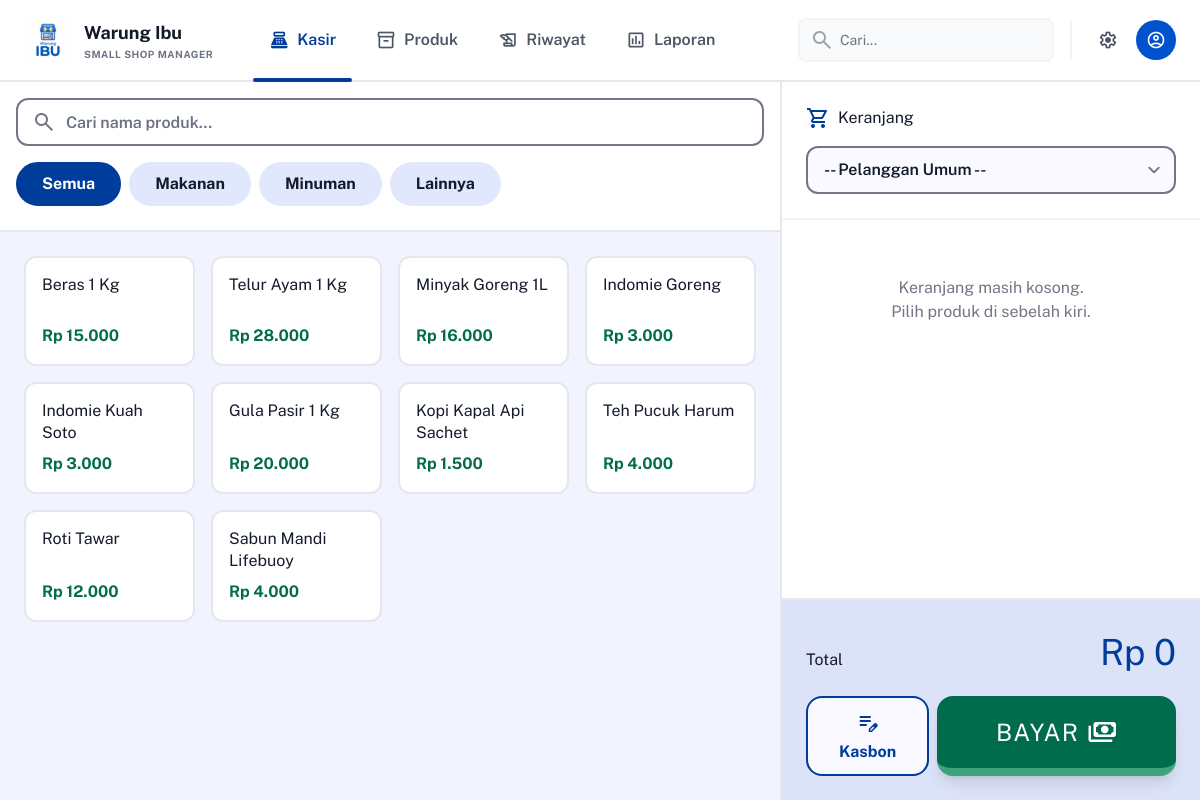
The page / on the database its author committed.
### core/models.py (models this page shows, shortened)
class Produk(models.Model):
    KATEGORI_CHOICES = (
        ('makanan', 'Makanan'),
        ('minuman', 'Minuman'),
        ('lainnya', 'Lainnya'),
    )
    nama = models.CharField(max_length=100)
    harga = models.DecimalField(max_digits=10, decimal_places=0)
    kategori = models.CharField(max_length=50, choices=KATEGORI_CHOICES, default='lainnya')

### core/views.py (the view)
# urls.py: path('', views.kasir_view, name='kasir'),
def kasir_view(request):
    customers = Customer.objects.all()
    produks = Produk.objects.all()
    context = {
        'customers': customers,
        'produks': produks,
    }
    return render(request, 'kasir.html', context)

### templates/kasir.html (shortened to what this page needs)
{% extends 'base.html' %} {% block content %}
<div class="flex flex-1 overflow-hidden relative">
  <section class="flex-1 flex flex-col overflow-hidden relative">
    <div
      class="bg-white border-b-2 border-gray-200 p-4 shrink-0 flex flex-col gap-4"
    >
      <div class="relative">
        <span
          class="material-symbols-outlined absolute left-4 top-1/2 -translate-y-1/2 text-outline"
          >search</span
        >
        <input
          type="text"
          id="searchInput"
          onkeyup="filterProducts()"
          placeholder="Cari nama produk..."
          class="w-full h-12 pl-12 pr-4 rounded-xl border-2 border-outline focus:border-primary focus:ring-4 focus:ring-primary/20 font-semibold transition-all"
        />
      </div>
      <div class="flex overflow-x-auto hide-scrollbar gap-2 pb-2">
        <button
          onclick="setCategory('semua')"
          id="tab-semua"
          class="tab-btn px-6 py-2 rounded-full font-bold whitespace-nowrap transition-all border-2 bg-primary text-white border-primary"
        >
          Semua
        </button>
        <button
          onclick="setCategory('makanan')"
          id="tab-makanan"
          class="tab-btn px-6 py-2 rounded-full font-bold whitespace-nowrap transition-all border-2 bg-surface-container-high hover:bg-primary-container hover:text-white border-transparent"
        >
          Makanan
        </button>
        <button
          onclick="setCategory('minuman')"
          id="tab-minuman"
          class="tab-btn px-6 py-2 rounded-full font-bold whitespace-nowrap transition-all border-2 bg-surface-container-high hover:bg-primary-container hover:text-white border-transparent"
        >
          Minuman
        </button>
        <button
          onclick="setCategory('lainnya')"
          id="tab-lainnya"
          class="tab-btn px-6 py-2 rounded-full font-bold whitespace-nowrap transition-all border-2 bg-surface-container-high hover:bg-primary-container hover:text-white border-transparent"
        >
          Lainnya
        </button>
      </div>
    </div>
    <div class="flex-1 overflow-y-auto p-4 sm:p-6 scroll-smooth">
      <div
        class="grid grid-cols-2 sm:grid-cols-3 md:grid-cols-4 lg:grid-cols-4 xl:grid-cols-5 2xl:grid-cols-6 gap-3 sm:gap-4"
        id="productGrid"
      >
        {% for produk in produks %}
        <div
          class="product-item bg-white border-2 border-gray-200 rounded-xl p-4 hover:border-primary hover:shadow-md cursor-pointer active:scale-[0.95] transition-all flex flex-col justify-between min-h-[110px]"
          data-kategori="{{ produk.kategori }}"
          data-nama="{{ produk.nama|lower }}"
          onclick="addToCart({{ produk.id }}, '{{ produk.nama|escapejs }}', {{ produk.harga|floatformat:0 }})"
        >
          <h3
            class="font-label-lg text-on-surface line-clamp-2 leading-snug mb-2"
          >
            {{ produk.nama }}
          </h3>
          <div class="flex justify-between items-end mt-auto">
            <span
              class="font-label-lg text-secondary font-bold"
              id="display-price-{{ produk.id }}"
              >Rp {{ produk.harga }}</span
            >
          </div>
        </div>
        {% empty %}
        <div class="col-span-full text-center py-12 text-outline">
          Belum ada produk. Tambahkan dari halaman Admin.
        </div>
        {% endfor %}
      </div>
    </div>
  </section>
  <aside
    id="cartSidebar"
    class="fixed top-0 right-0 z-[110] w-full sm:w-[420px] bg-white border-l-2 border-gray-200 flex flex-col h-[100dvh] transform translate-x-full transition-transform duration-300 lg:relative lg:h-full lg:translate-x-0 lg:z-50 shrink-0"
  >
    <div class="p-4 sm:p-6 border-b-2 border-gray-100 flex flex-col gap-4">
      <div class="flex justify-between items-center">
        <h2 class="font-headline-md flex items-center gap-2">
          <span
            class="material-symbols-outlined text-primary"
            data-icon="shopping_cart"
            >shopping_cart</span
          >
          Keranjang
        </h2>
      </div>
      <div>
        <select
          id="customerSelect"
          class="w-full h-12 px-4 rounded-xl border-2 border-outline focus:border-primary focus:ring-4 focus:ring-primary/20 text-md font-semibold bg-surface"
        >
          <option value="">-- Pelanggan Umum --</option>
        </select>
      </div>
    </div>
    <div id="cartItems" class="flex-1 overflow-y-auto p-4 space-y-4">
      <div class="text-center text-outline mt-10" id="emptyCartMsg">
        Keranjang masih kosong.<br />Pilih produk di sebelah kiri.
      </div>
    </div>
    <div
      class="p-4 sm:p-6 bg-surface-container-highest space-y-4 border-t-2 border-gray-200 shrink-0"
    >
      <div class="flex justify-between items-end py-2">
        <span class="font-headline-md">Total</span>
        <span
          class="font-price-display text-primary text-3xl sm:text-4xl"
          id="totalPrice"
          >Rp 0</span
        >
      </div>
      <div class="flex gap-2">
        <button
          onclick="pay('nanti')"
          class="flex-1 h-16 sm:h-20 bg-surface border-2 border-primary text-primary rounded-2xl flex flex-col items-center justify-center hover:bg-primary-container active:scale-95 transition-all font-bold"
        >
          <span
            class="material-symbols-outlined text-xl sm:text-2xl"
            data-icon="edit_note"
            >edit_note</span
          >
          Kasbon
        </button>
        <button
          onclick="pay('bayar')"
          class="flex-[2] h-16 sm:h-20 bg-secondary text-white rounded-2xl flex items-center justify-center gap-2 hover:brightness-110 active:scale-95 transition-all shadow-lg border-b-8 border-secondary-container/40"
        >
          <span
            class="font-headline-lg uppercase tracking-wider text-lg sm:text-2xl"
            >BAYAR</span
          >
          <span
            class="material-symbols-outlined text-2xl sm:text-3xl"
            data-icon="payments"
            >payments</span
          >
        </button>
      </div>
    </div>
  </aside>
</div>
{% endblock %}

### templates/base.html (style rules this page uses)
body { font-family: "Public Sans", sans-serif; }
.material-symbols-outlined { font-variation-settings: "FILL" 0, "wght" 400, "GRAD" 0, "opsz" 24; }

### templates/kasir.html (style rules this page uses)
.hide-scrollbar { -ms-overflow-style: none; scrollbar-width: none; }

### rows shown on the page
Produk: nama "Beras 1 Kg"
Produk: nama "Telur Ayam 1 Kg"
Produk: nama "Minyak Goreng 1L"
Produk: nama "Indomie Goreng"
Produk: nama "Indomie Kuah Soto"
Produk: nama "Gula Pasir 1 Kg"
Produk: nama "Kopi Kapal Api Sachet"
Produk: nama "Teh Pucuk Harum"
Produk: nama "Roti Tawar"
Produk: nama "Sabun Mandi Lifebuoy"
